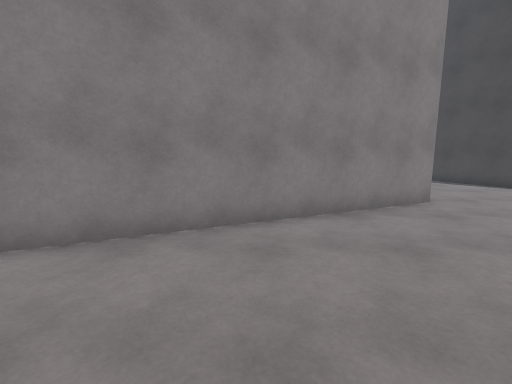
[1] (above)

22 first-person views from a walk through a scene from a Unity 3-D project. The camera is 1.3 m above the floor, tilts 8° down and sees 90° across. The floor is counted in squares, 1 m on a side. Each view is taken from the middle of a square. On the plan, view 1 faces up. The plan holds only what a view shows up to about 13 squares ahead; the rest is blank. The place goes on beyond the plan. Door leaves are left out, so doorways stand open.

[2]
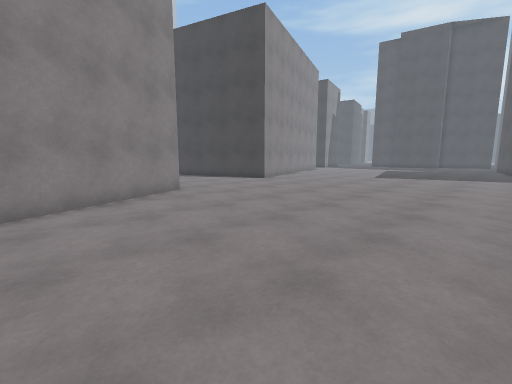

[3]
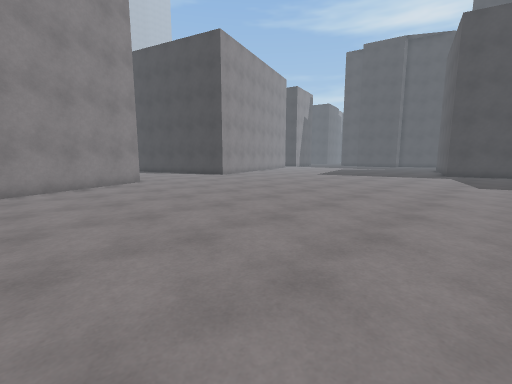

[4]
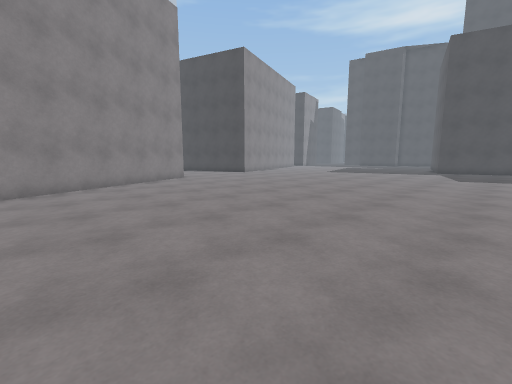

[5]
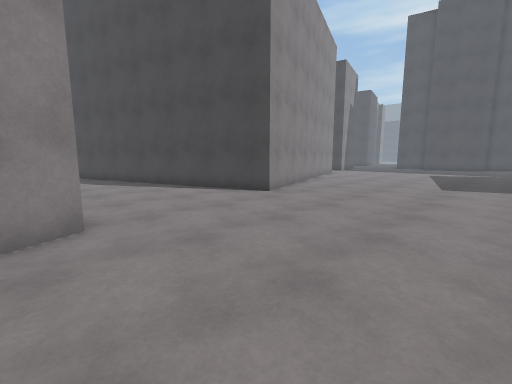

[6]
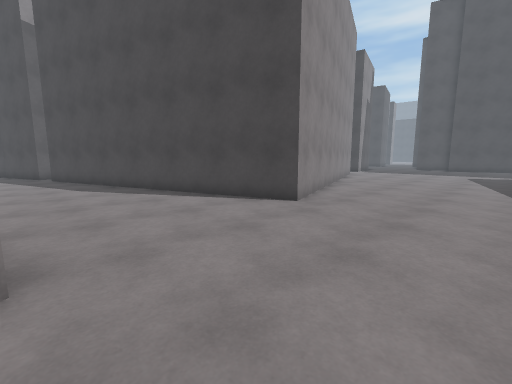

[7]
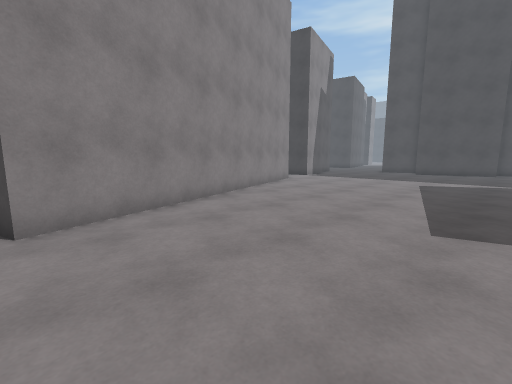

[8]
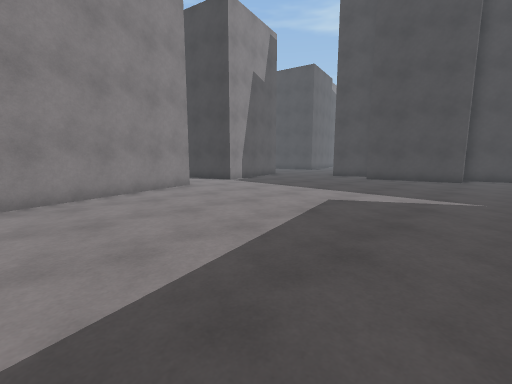

[9]
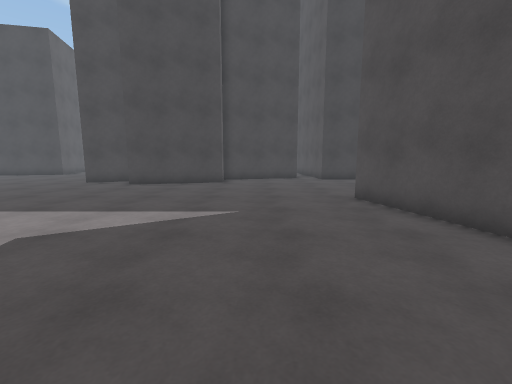

[10]
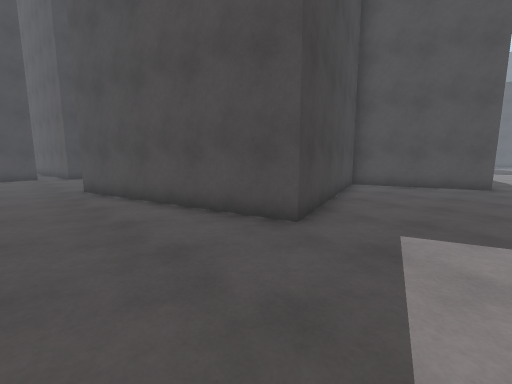

[11]
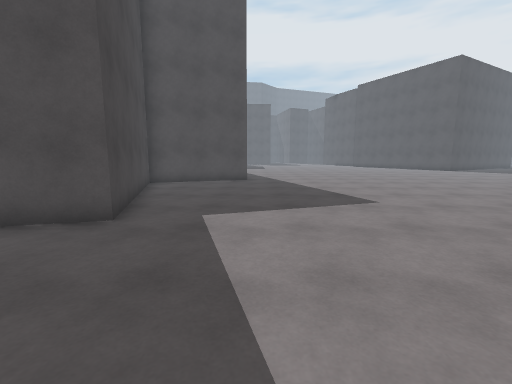

[12]
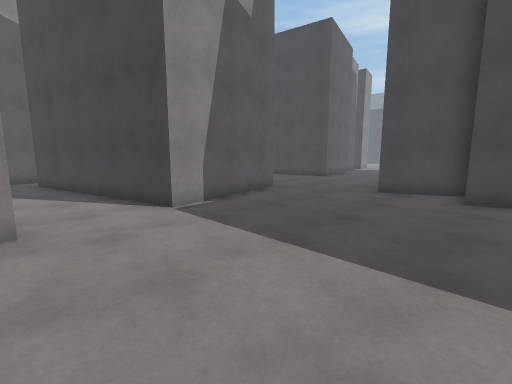

[13]
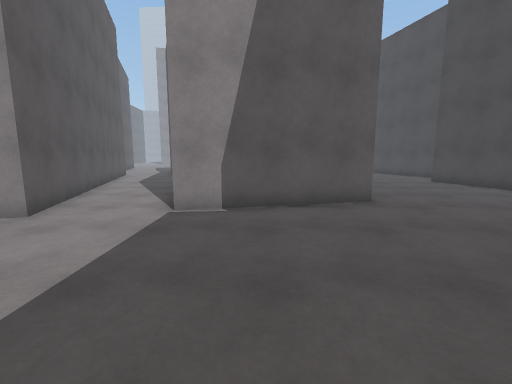

[14]
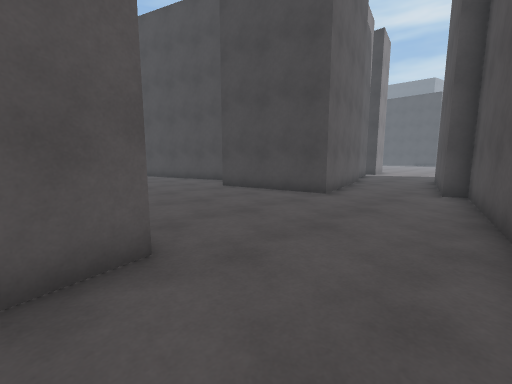

[15]
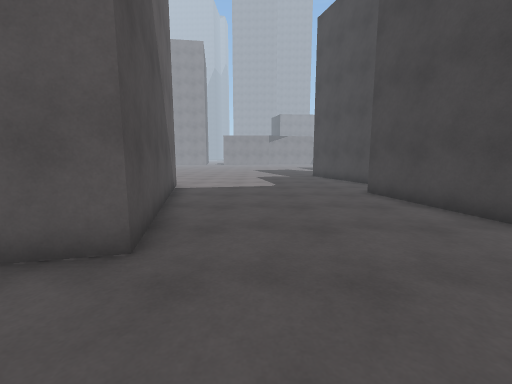

[16]
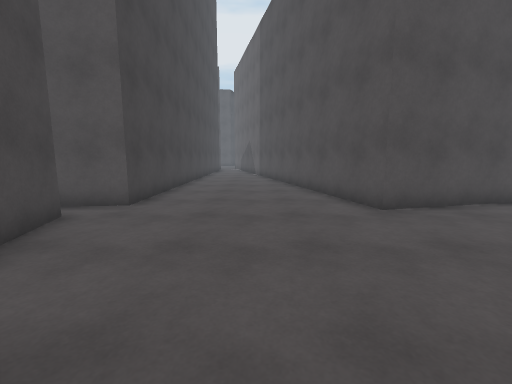

[17]
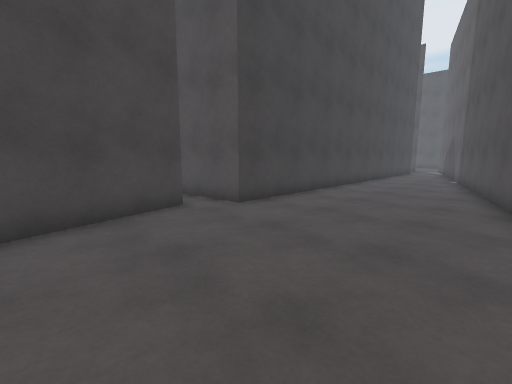

[18]
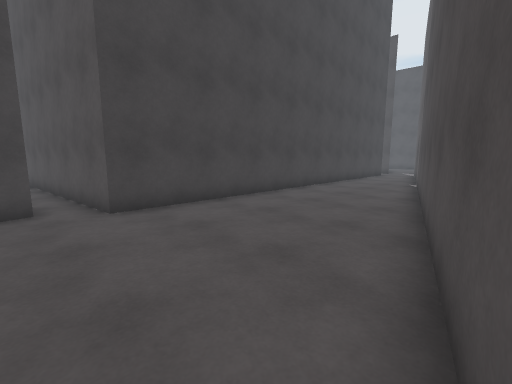

[19]
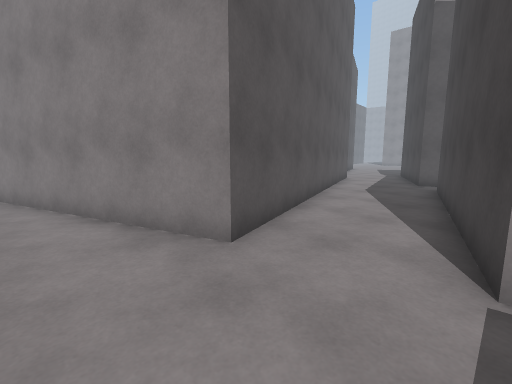

[20]
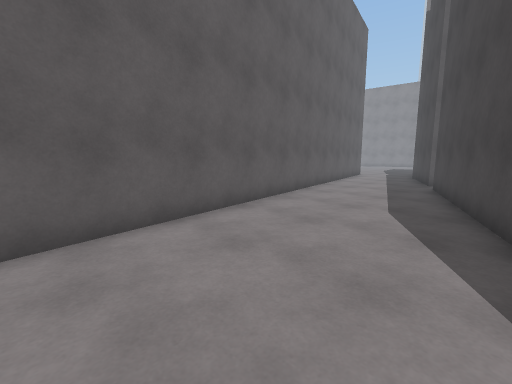

[21]
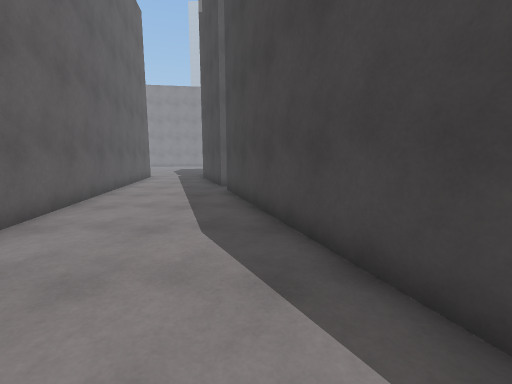

[22]
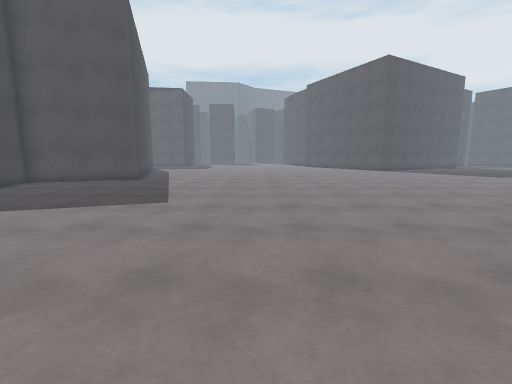

### Floor plan
Points are (right, up) in squares from view 1. A wall is a line through its corners. A room is listed if a view was taken in it or the views show most of it. See-through windows are left out.
Room 1 (views 1, 2, 3, 4, 5, 6, 7, 8, 9, 10, 11, 12, 13, 14, 15, 16, 17, 18, 19, 20, 21, 22)
walls: (5, 7.2) (-3.5, 3.3); (19.1, -11.5) (22.2, -10.5) (19.9, -3.1) (27.9, -1.1) (30.6, -11.5); (33.6, 3.7) (32.7, 3.7) (31.7, 7.9); (33.5, 7.9) (32.5, 10.4); (19.8, 22.3) (23.1, 12.4) (11.1, 8.4) (6.9, 20.9); (35.2, -0.5) (34.2, 3.5); (35.5, 10.9) (40.3, 11.9); (24.3, 23.3) (23.2, 22.8) (22.5, 24.5); (6.5, 22) (5.8, 24.2); (29.4, 22.5) (31.3, 14.3) (26, 13) (24.1, 21.3); (34.3, -11.6) (34.4, -1.7) (38.1, -1.4); (40, 12.5) (45.5, 13.7); (1.9, 24.2) (4.7, 8.9); (38.3, 23) (37.9, 24.1); (43, 16.6) (38, 15.5) (37, 20.2)

Where each view was taken, in squares from view 1:
view 1: 0 up, 0 right, facing up
view 2: 2 down, 0 right, facing up-right
view 3: 6 down, 0 right, facing up-right
view 4: 7 down, 3 left, facing up-right
view 5: 2 up, 4 right, facing up-right
view 6: 4 up, 5 right, facing up-right
view 7: 3 up, 11 right, facing up-right
view 8: 2 up, 17 right, facing up-right
view 9: 2 up, 20 right, facing right
view 10: 1 up, 17 right, facing down-right
view 11: 2 up, 17 right, facing down
view 12: 7 up, 23 right, facing up-right
view 13: 7 up, 28 right, facing up
view 14: 11 up, 30 right, facing up-right
view 15: 11 up, 33 right, facing up
view 16: 5 up, 31 right, facing down
view 17: 3 up, 29 right, facing down-right
view 18: 0 up, 28 right, facing down-right
view 19: 10 up, 26 right, facing up-left
view 20: 9 up, 9 right, facing up-left
view 21: 11 up, 8 right, facing up
view 22: 2 up, 11 right, facing down
